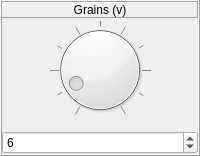
             <widget class="QFrame" name="frame_Grains">
              <property name="sizePolicy">
               <sizepolicy hsizetype="Preferred" vsizetype="Preferred">
                <horstretch>0</horstretch>
                <verstretch>0</verstretch>
               </sizepolicy>
              </property>
              <property name="minimumSize">
               <size>
                <width>50</width>
                <height>100</height>
               </size>
              </property>
              <property name="frameShape">
               <enum>QFrame::Box</enum>
              </property>
              <property name="frameShadow">
               <enum>QFrame::Raised</enum>
              </property>
              <layout class="QVBoxLayout" name="verticalLayout_17">
               <property name="spacing">
                <number>2</number>
               </property>
               <property name="sizeConstraint">
                <enum>QLayout::SetMaximumSize</enum>
               </property>
               <property name="leftMargin">
                <number>0</number>
               </property>
               <property name="topMargin">
                <number>0</number>
               </property>
               <property name="rightMargin">
                <number>0</number>
               </property>
               <property name="bottomMargin">
                <number>0</number>
               </property>
               <item>
                <widget class="QFrame" name="frame_Label_Grains">
                 <property name="frameShape">
                  <enum>QFrame::NoFrame</enum>
                 </property>
                 <property name="frameShadow">
                  <enum>QFrame::Raised</enum>
                 </property>
                 <layout class="QVBoxLayout" name="verticalLayout_10">
                  <property name="leftMargin">
                   <number>0</number>
                  </property>
                  <property name="topMargin">
                   <number>0</number>
                  </property>
                  <property name="rightMargin">
                   <number>0</number>
                  </property>
                  <property name="bottomMargin">
                   <number>0</number>
                  </property>
                  <item>
                   <widget class="QLabel" name="label_Grains">
                    <property name="font">
                     <font>
                      <pointsize>9</pointsize>
                     </font>
                    </property>
                    <property name="frameShape">
                     <enum>QFrame::Panel</enum>
                    </property>
                    <property name="frameShadow">
                     <enum>QFrame::Raised</enum>
                    </property>
                    <property name="text">
                     <string>Grains (v)</string>
                    </property>
                    <property name="alignment">
                     <set>Qt::AlignCenter</set>
                    </property>
                   </widget>
                  </item>
                 </layout>
                </widget>
               </item>
               <item>
                <widget class="QFrame" name="frame_Dial_Grains">
                 <property name="sizePolicy">
                  <sizepolicy hsizetype="Preferred" vsizetype="Preferred">
                   <horstretch>0</horstretch>
                   <verstretch>0</verstretch>
                  </sizepolicy>
                 </property>
                 <property name="frameShape">
                  <enum>QFrame::NoFrame</enum>
                 </property>
                 <property name="frameShadow">
                  <enum>QFrame::Raised</enum>
                 </property>
                 <layout class="QVBoxLayout" name="verticalLayout_13">
                  <property name="leftMargin">
                   <number>0</number>
                  </property>
                  <property name="topMargin">
                   <number>0</number>
                  </property>
                  <property name="rightMargin">
                   <number>0</number>
                  </property>
                  <item>
                   <widget class="QDial" name="dial_Grains">
                    <property name="sizePolicy">
                     <sizepolicy hsizetype="Preferred" vsizetype="Preferred">
                      <horstretch>0</horstretch>
                      <verstretch>0</verstretch>
                     </sizepolicy>
                    </property>
                    <property name="cursor">
                     <cursorShape>OpenHandCursor</cursorShape>
                    </property>
                    <property name="minimum">
                     <number>1</number>
                    </property>
                    <property name="maximum">
                     <number>50</number>
                    </property>
                    <property name="value">
                     <number>6</number>
                    </property>
                    <property name="tracking">
                     <bool>true</bool>
                    </property>
                    <property name="orientation">
                     <enum>Qt::Horizontal</enum>
                    </property>
                    <property name="invertedAppearance">
                     <bool>false</bool>
                    </property>
                    <property name="invertedControls">
                     <bool>false</bool>
                    </property>
                    <property name="wrapping">
                     <bool>false</bool>
                    </property>
                    <property name="notchTarget">
                     <double>10.000000000000000</double>
                    </property>
                    <property name="notchesVisible">
                     <bool>true</bool>
                    </property>
                   </widget>
                  </item>
                 </layout>
                </widget>
               </item>
               <item>
                <widget class="QDoubleSpinBox" name="doubleSpinBox_Grains">
                 <property name="sizePolicy">
                  <sizepolicy hsizetype="Preferred" vsizetype="Preferred">
                   <horstretch>0</horstretch>
                   <verstretch>0</verstretch>
                  </sizepolicy>
                 </property>
                 <property name="font">
                  <font>
                   <pointsize>9</pointsize>
                  </font>
                 </property>
                 <property name="wrapping">
                  <bool>false</bool>
                 </property>
                 <property name="frame">
                  <bool>true</bool>
                 </property>
                 <property name="buttonSymbols">
                  <enum>QAbstractSpinBox::UpDownArrows</enum>
                 </property>
                 <property name="accelerated">
                  <bool>true</bool>
                 </property>
                 <property name="keyboardTracking">
                  <bool>false</bool>
                 </property>
                 <property name="showGroupSeparator" stdset="0">
                  <bool>false</bool>
                 </property>
                 <property name="decimals">
                  <number>0</number>
                 </property>
                 <property name="minimum">
                  <double>1.000000000000000</double>
                 </property>
                 <property name="maximum">
                  <double>50.000000000000000</double>
                 </property>
                 <property name="singleStep">
                  <double>1.000000000000000</double>
                 </property>
                 <property name="value">
                  <double>6.000000000000000</double>
                 </property>
                </widget>
               </item>
              </layout>
             </widget>
